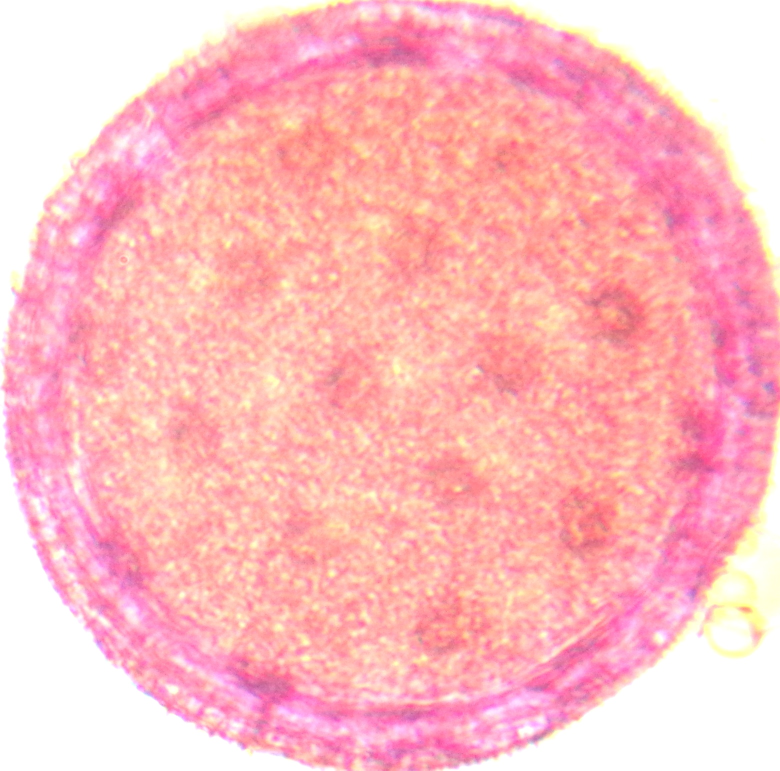
#> input picture target_imgs/ML102115 40X1C 498_1.JPG, 1560 x 1541 px (shown at 1/2 size)
$ python -i preprocess.py   (imports and definitions only)
#> lines starting #> are read from the running program, lines starting #| are printed output that depends on the picture; after the words box and inside, x2 and y2 are one past the last pixel; in counts of white or black regions, pixels touching at a corner belong together
### helpers.py
import cv2
import matplotlib.pyplot as plt
import numpy as np
import os
from PIL import Image
import random
from scipy import stats
from typing import Iterable


from skimage.exposure import rescale_intensity
from skimage.filters import threshold_yen


# [34 lines left out: functions get_magnification, list_images, not called in this run]


def load_img(img):
  return cv2.cvtColor(cv2.imread(img), cv2.COLOR_BGR2RGB)


# ## Source: `normalize` function from HMC CS153 'point_operators.ipynb' demo:
def normalize(img, Lmax, Lmin):
  img_out = (img - img.min()) * (Lmax - Lmin) / (img.max() - img.min()) + Lmin
  return img_out


def reduce_colors(im, col_ct=3):
  # source: https://docs.opencv.org/4.x/d1/d5c/tutorial_py_kmeans_opencv.html
  im_copy = np.copy(im)

  if len(im.shape) < 3: im_copy = cv2.cvtColor(normalize(im_copy, 255, 0).astype('uint8'), cv2.COLOR_GRAY2RGB)

  Z = im_copy.reshape((-1,3))

  # convert to np.float32
  Z = np.float32(Z)
  # define criteria, number of clusters(K) and apply kmeans()
  criteria = (cv2.TERM_CRITERIA_EPS + cv2.TERM_CRITERIA_MAX_ITER, 10, 1.0)

  ret,label,center=cv2.kmeans(Z, col_ct, None, criteria, 10, cv2.KMEANS_RANDOM_CENTERS)
  # Now convert back into uint8, and make original image
  center = np.uint8(center)
  res = center[label.flatten()]
  res2 = res.reshape((im_copy.shape))

  if len(im.shape) < 3: res2 = normalize(cv2.cvtColor(res2, cv2.COLOR_RGB2GRAY), np.amax(im), np.amin(im)) # TODO:

  return res2


# estimate lower and upper range for HSV color
# [243 lines left out: functions hsv_thresh, show_img, cvt_img_format, unique_colors, edge_color, normalize_brightness and 7 more, not called in this run]


### preprocess.py
import cv2
import numpy as np

from scipy import ndimage
import scipy.cluster.hierarchy as hcluster

from skimage.feature import peak_local_max, local_binary_pattern
from skimage.segmentation import watershed

import staintools

from helpers import reduce_colors, load_img, show_img, list_images, normalize_brightness, unique_colors, normalize


# source: https://pyimagesearch.com/2015/12/07/local-binary-patterns-with-python-opencv/

class LocalBinaryPatterns:
  def __init__(self, numPoints, radius):
    # store the number of points and radius
    self.numPoints = numPoints
    self.radius = radius
  # [15 lines left out: functions compute, describe, not called in this run]


# initialize the local binary patterns descriptor along with the data and label lists
desc = LocalBinaryPatterns(24, 8)


def remove_bg(image, alpha_mask=True):
  # # Load image and perform kmeans
  h, w = image.shape[:2]

  original = image.copy()
  kmeans = reduce_colors(image, 2)

  # Convert to grayscale, Gaussian blur, adaptive threshold
  gray = cv2.cvtColor(kmeans, cv2.COLOR_RGB2GRAY).astype('uint8')

  colors = np.unique(gray)

  binary_img = np.zeros(original.shape[:2], dtype=np.uint8)
  binary_img[np.where(gray==colors[0])] = 255

  cnts = cv2.findContours(binary_img, cv2.RETR_EXTERNAL, cv2.CHAIN_APPROX_NONE)
  cnts = cnts[0] if len(cnts) == 2 else cnts[1]

  mask = cv2.fillPoly(binary_img, cnts, 255)

  if alpha_mask:
    result = cv2.cvtColor(original, cv2.COLOR_RGB2RGBA)
    result[:, :, 3] = mask
  else:
    # Bitwise-and for result
    result = cv2.bitwise_and(original, original, mask=mask)
    result[mask==0] = (255,255,255)

  return result


# [108 lines left out: functions generate_normalizer, stain_norm, process_samples, not called in this run]

>>> import cv2
>>> picture = cv2.cvtColor(cv2.imread('target_imgs/ML102115 40X1C 498_1.JPG'), cv2.COLOR_BGR2RGB)
>>> result = remove_bg(picture)
#> in reduce_colors, `ret,label,center=cv2.kmeans(Z, col_ct, None, criteria, 10, cv2.KMEANS_..`: ret = 2.15e+09; center = [[254.5, 166.7, 173.9], [255.8, 251.1, 247]]
#> in reduce_colors, `center = np.uint8(center)`: center = [[254, 166, 173], [255, 251, 247]]
#> in reduce_colors, `res2 = res.reshape((im_copy.shape))`:
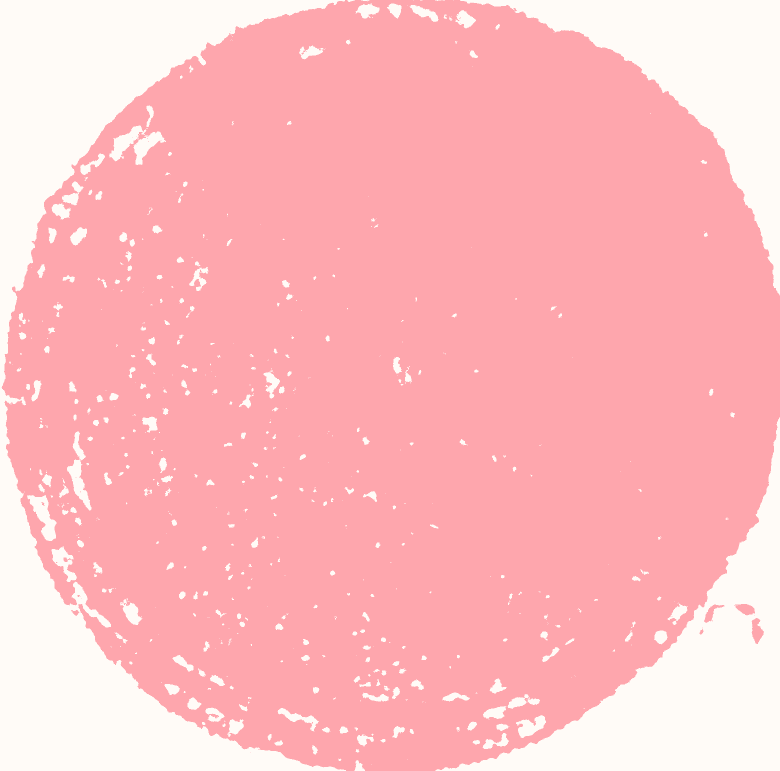
#> res2: shape (1541, 1560, 3) (shown at 1/2 size); mean R, G, B 254.2, 185.8, 190.2
#> in remove_bg, `gray = cv2.cvtColor(kmeans, cv2.COLOR_RGB2GRAY).astype('uint8')`:
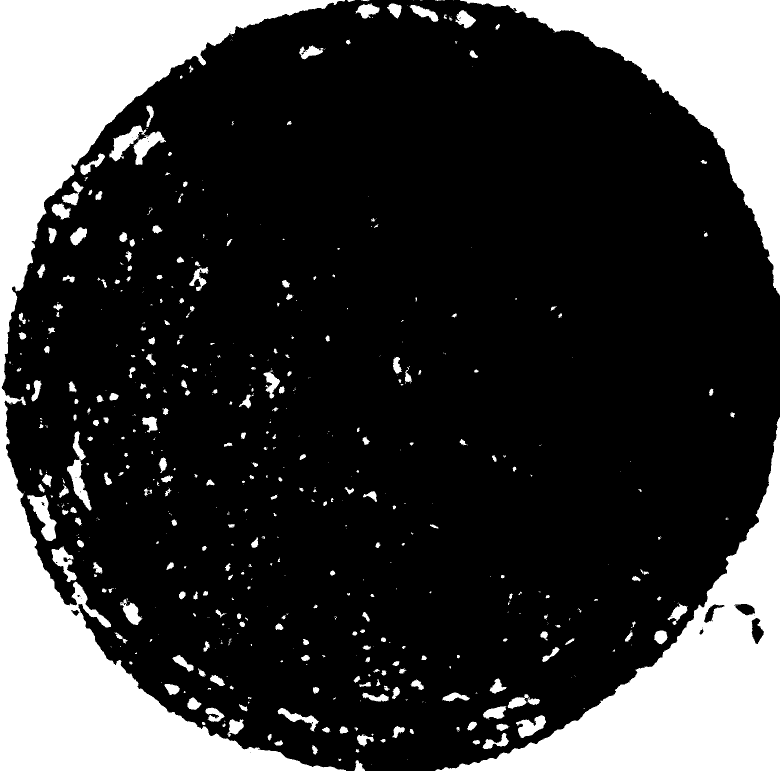
#> gray: shape (1541, 1560) (shown at 1/2 size); values 193 (black) and 252 (white), 23.3% white; 606 white regions (315 under 20 px), largest, box (x1, y1, x2, y2) and area: (0, 0, 692, 1541) 266903, (871, 834, 1560, 1541) 133066, (920, 0, 1560, 591) 104171
#> in remove_bg, `colors = np.unique(gray)`: colors = [193, 252]
#> in remove_bg, `mask = cv2.fillPoly(binary_img, cnts, 255)`:
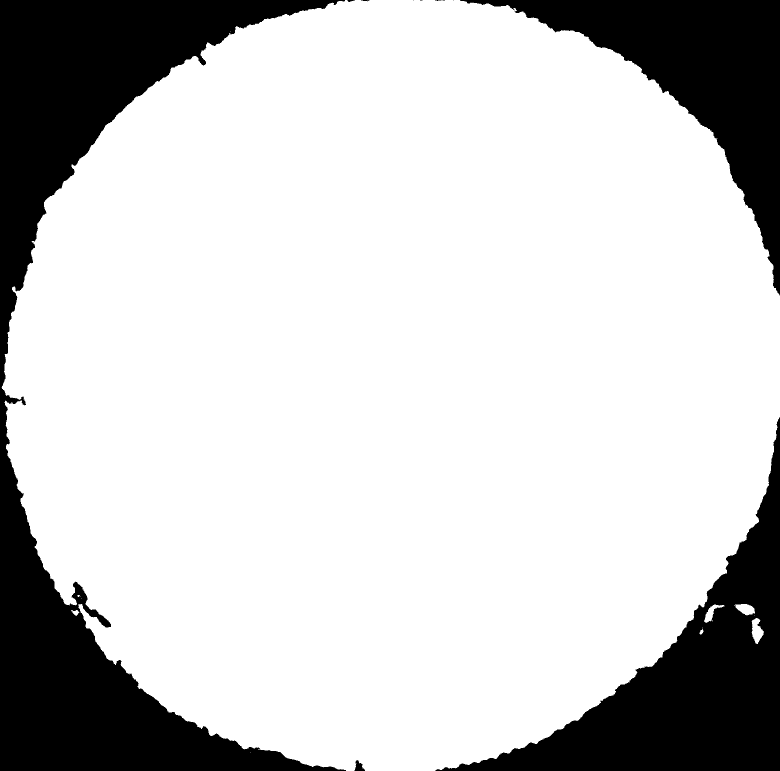
#> binary_img: shape (1541, 1560) (shown at 1/2 size); 79% white; 11 black regions (5 under 20 px), largest, box (x1, y1, x2, y2) and area: (0, 0, 692, 1541) 266902, (871, 834, 1560, 1541) 133066, (920, 0, 1560, 591) 104171, (709, 1520, 730, 1541) 247, (695, 0, 710, 4) 37, (722, 0, 739, 3) 28
#> in remove_bg, `result[:, :, 3] = mask`:
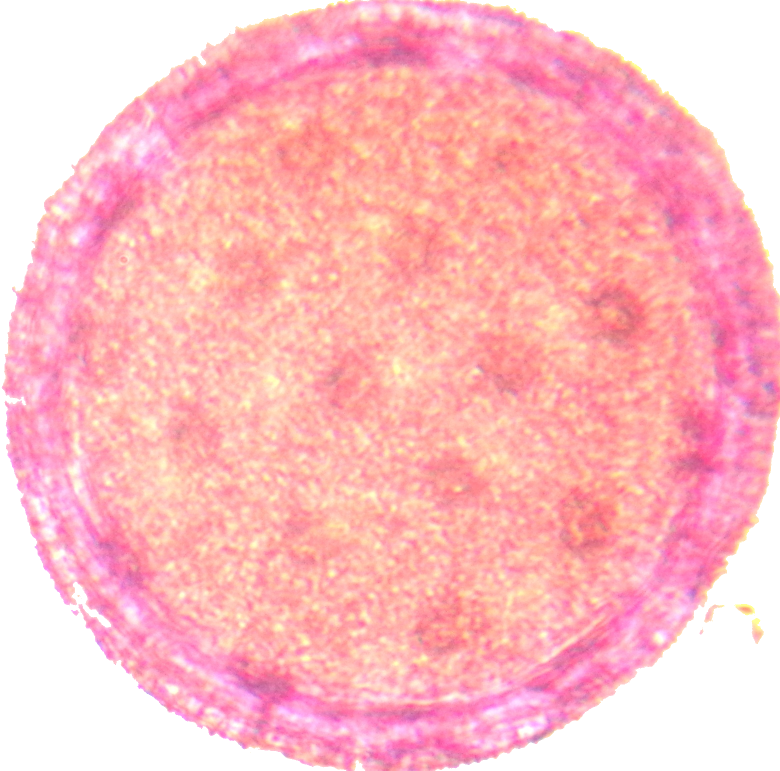
#> result: shape (1541, 1560, 4) (shown at 1/2 size); mean R, G, B, A 253.4, 186.1, 190.7, 201.5; transparent parts drawn white
